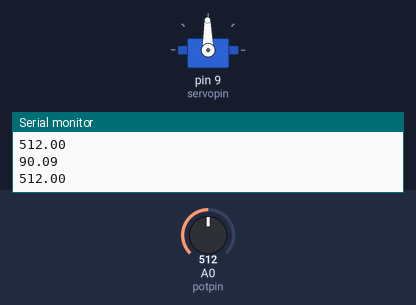
Simulated run of this sketch. Board: Arduino Uno, built with avr-gcc and run on an emulated ATmega328P. On the bench: servo, the last lines printed to the serial monitor. Wiring (inferred from the names in the program): servo: signal pin 9. Inputs (shaded band) come from the test bench; at power-on: A0 (potpin) = 512. Servo pulses on a pin are drawn as a servo (544–2400 µs = 0–180°).

Above: at 1.2 s.
1.3 s: A0 (potpin) set to 716
At 2.4 s:
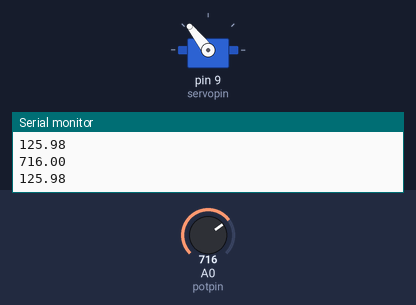
2.8 s: A0 (potpin) set to 900
At 3.7 s:
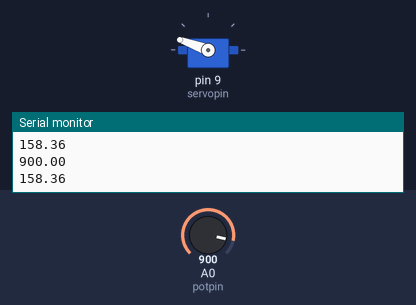
4.3 s: A0 (potpin) set to 1023
At 5.0 s:
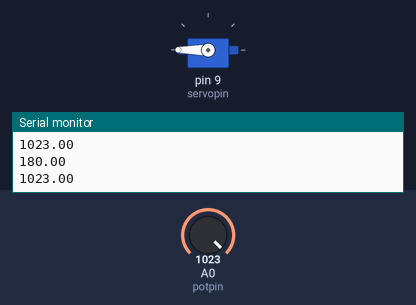
5.8 s: A0 (potpin) set to 306
At 6.8 s:
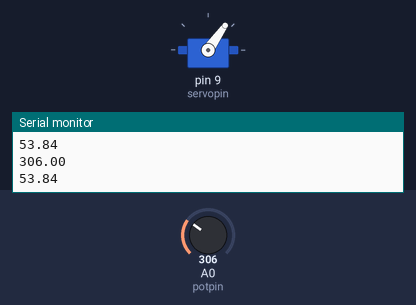
7.3 s: A0 (potpin) set to 122
At 7.8 s:
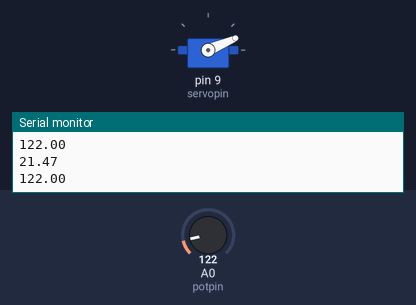
8.8 s: A0 (potpin) set to 0
At 9.9 s:
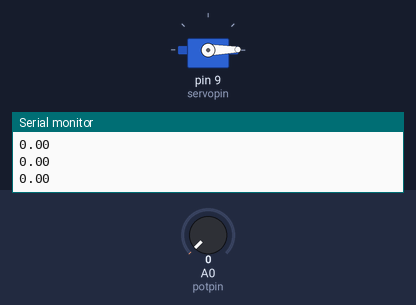
Timing chart, 0 to 11.3 s (numbered marks = the images above; inputs shaded):
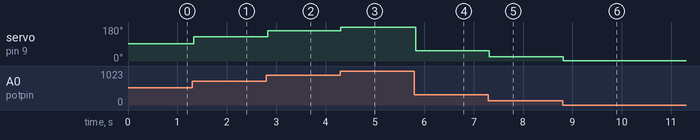

Measured:
- after the input at 1.3 s, servo on pin 9 (servopin): 91° → 128° at once
- after the input at 2.8 s, servo on pin 9 (servopin): 128° → 160° at once
- after the input at 4.3 s, servo on pin 9 (servopin): 160° → 180° at once
- after the input at 5.8 s, servo on pin 9 (servopin): 180° → 55° at once
- after the input at 7.3 s, servo on pin 9 (servopin): 55° → 23° at once
- after the input at 8.8 s, servo on pin 9 (servopin): 23° → 1° at once

The sketch:

Servo_Control.ino
```cpp
int servopin=9;// select digital pin 9 for servomotor signal line
float myangle;// initialize angle variable
int pulsewidth;// initialize width variable
float val;
int potpin = 0; // initialize analog 0 as pin for potentiometer
float pot_val; // going to be used after conversion
float new_ang;
float temp;
void servopulse(int servopin,float myangle)// define a servo pulse function
{
pulsewidth=(myangle*11)+500;// convert angle to 500-2480 pulse width
digitalWrite(servopin,HIGH);// set the level of servo pin as “high”
delayMicroseconds(pulsewidth);// delay microsecond of pulse width
digitalWrite(servopin,LOW);// set the level of servo pin as “low”
delay(20-pulsewidth/1000);
}

void setup()
{
pinMode(servopin,OUTPUT);// set servo pin as “output”
Serial.begin(9600);// connect to serial port, set baud rate at “9600”
Serial.println("servo=o_seral_simple ready" ) ;
}
void loop()// convert number 0 to 9 to corresponding 0-180 degree angle, LED blinks corresponding number of time
{
val=Serial.read();// read serial port value
pot_val = analogRead(potpin); // read the value of potpin

Serial.println(pot_val);
temp = 0.17595308;
new_ang = temp*pot_val;
Serial.println(new_ang);
servopulse(servopin,new_ang);// use the pulse function
delay(10);
}
```
